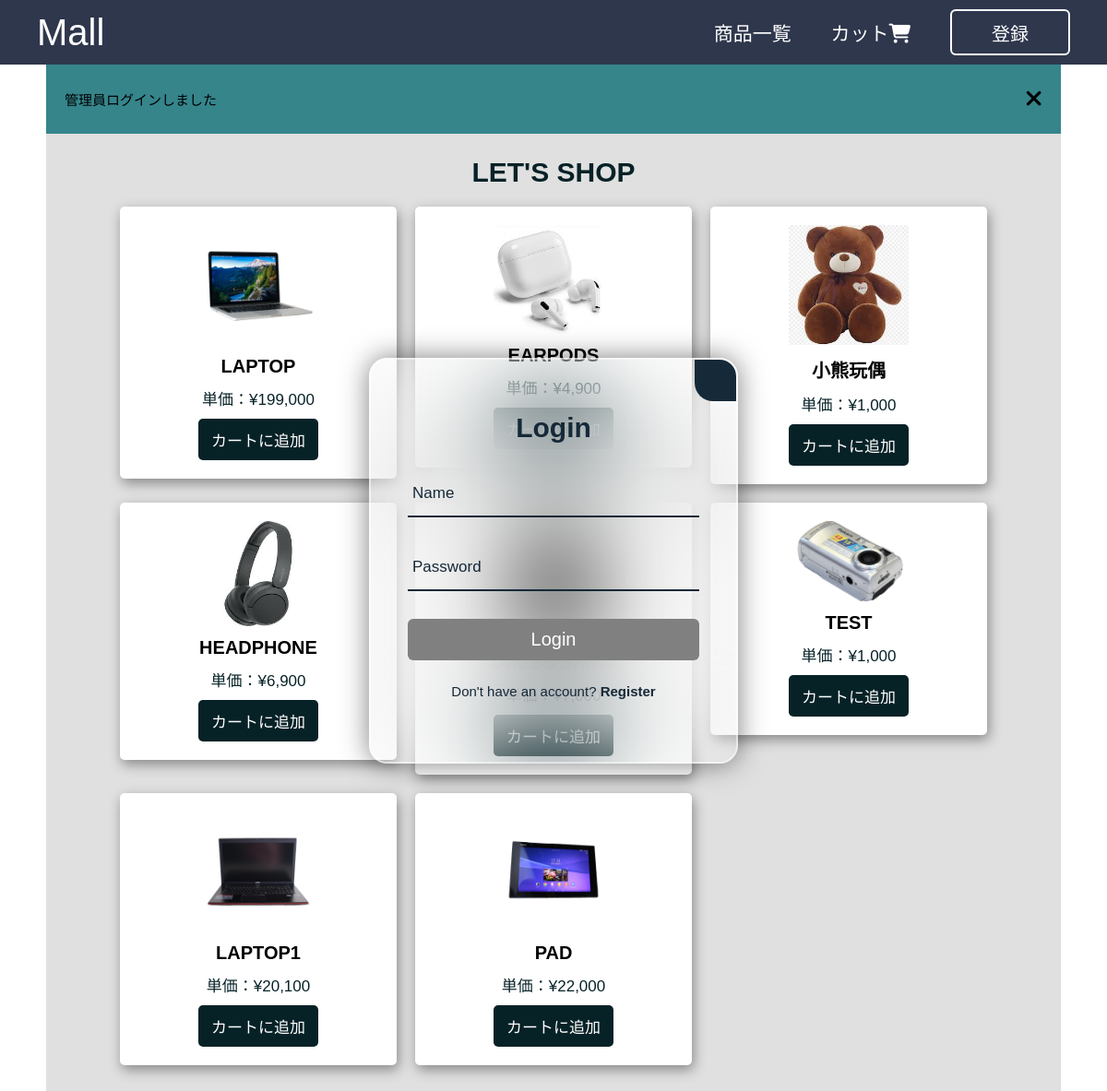
The page / (signed in) on the database its author committed.
### tables this page shows
CREATE TABLE `products` (
  `id` int(20) NOT NULL,
  `name` varchar(255) NOT NULL,
  `price` int(20) NOT NULL,
  `image` varchar(255) NOT NULL
);

### index.php (the view, shortened to what this page needs)
<?php
include 'connect.php';
?>
<!DOCTYPE html>
<html lang="en">
<head>
    <link rel="stylesheet" href="css/style.css">
    <link rel="stylesheet" href="https://cdnjs.cloudflare.com/ajax/libs/font-awesome/6.5.2/css/all.min.css" />
</head>
<body>
    <?php include('header.php') ?>
    <?php include('login_wrapper.php') ?>
    <div class="container">
    <?php
    if(isset($_SESSION['ms'])){
        $ms= $_SESSION['ms'];
        echo "
        <div class='display_message'>
            <span>$ms</span>
            <i class='fas fa-times' onclick='this.parentElement.style.display=`none`';></i>
        </div>";
    }
    ?>
        <section class="products">
            <h1 class="heading">Let's Shop</h1>
            <div class="product_container">
                <?php
                $select_product=mysqli_query($conn,"select * from `products`");
                if(mysqli_num_rows($select_product)>0){
                    while($fetch_protuct=mysqli_fetch_assoc($select_product)){
                        ?>
                <form method="post" action="">
                    <div class="edit_form">
                        <img src="image/<?php echo $fetch_protuct['image']?>" alt="">
                        <h3><?php echo $fetch_protuct['name']?></h3>
                        <div class="price">単価：¥<?php echo number_format($fetch_protuct['price']) ?></div>
                        <input type="submit" class="submit_btn cart_btn" value="カートに追加" name="add_to_cart">
                    </div>
                </form>
                <?php
                    }
                }else{
                    $display_message = "完売";
                }
                ?>
            </div>
        </section>
    </div>
</body>
</html>

### css/style.css (style rules this page uses)
* { margin: 0; padding: 0; box-sizing: border-box; outline: none; border: none; text-decoration: none; font-family: "Poppins", sans-serif; }
:root { --color1: #072227; --color2: #35858b; --color3: #4fbdba; --color4: #aefeff; --color5:#314e65; --black: #000; --white: #fff; --lightgray: #d3d3d3; --lightgray1: rgba(211,211,211,.7); --red: rgb(238, 62, 62); }
html { font-size: 62.5%; }
body { background: url('background.png'); background-repeat: repeat; background-size: cover; background-position: center; }
.container { max-width: 1100px; margin: 0 auto; padding-bottom: 5rem; min-height: 100vh; background-color: var(--lightgray1); }
.display_message { position: relative; background-color: var(--color2); padding: 2.5rem 2rem; display: flex; align-items: center; justify-content: space-between; }
.display_message span { font-size: 1.5rem; }
.display_message i { font-size: 2.5rem; cursor: pointer; }
.heading { text-align: center; font-size: 3rem; text-transform: uppercase; padding: 1.5rem 0 2rem; color: var(--color1); }
section { padding: 1rem; }
.submit_btn, .edit_btn, .cancel_btn { display: block; width: 50%; text-align: center; background-color: var(--color1); color: var(--white); font-size: 1.7rem; padding: 1.2rem 3rem; border-radius: 0.5rem; cursor: pointer; margin-top: 2rem; margin: 0 auto; }
img { width: 20%; margin: 0 auto; }
.product_container { display: grid; grid-template-columns: repeat(auto-fit, 30rem); gap: 2rem; justify-content: center; }
.product_container .edit_form { text-align: center; padding: 2rem; box-shadow: var(--black); border: var(--border); border-radius: 0.5rem; background-color: var(--white); box-shadow: 2px 5px 14px #888888; }
.product_container .edit_form img { width: 50%; margin: 0 auto; }
.products .edit_form h3 { margin: 1rem 0; font-size: 2rem; color: var(--black); text-transform: uppercase; }
.products .edit_form .price { font-size: 1.7rem; color: var(--color1); margin: 1rem 0; }
.cart_btn { text-align: center; padding: 1rem 0; }

### rows shown on the page
products: image (picture), name "LAPTOP", price "199,000"
products: image (picture), name "EARPODS", price "4,900"
products: image (picture), name "小熊玩偶", price "1,000"
products: image (picture), name "HEADPHONE", price "6,900"
products: image (picture), price "7,000"
products: image (picture), name "TEST", price "1,000"
products: image (picture), name "LAPTOP1", price "20,100"
products: image (picture), name "PAD", price "22,000"

### other values the page prints
$ms "管理員ログインしました"
